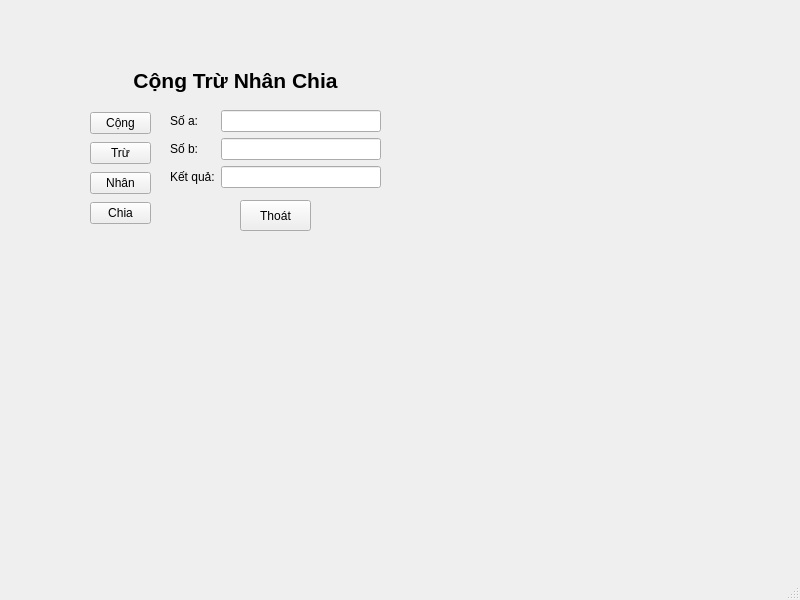
<?xml version="1.0" encoding="UTF-8"?>
<ui version="4.0">
 <class>MainWindow</class>
 <widget class="QMainWindow" name="MainWindow">
  <property name="geometry">
   <rect>
    <x>0</x>
    <y>0</y>
    <width>800</width>
    <height>600</height>
   </rect>
  </property>
  <property name="windowTitle">
   <string>MainWindow</string>
  </property>
  <widget class="QWidget" name="centralwidget">
   <widget class="QLabel" name="labelTitle">
    <property name="geometry">
     <rect>
      <x>100</x>
      <y>30</y>
      <width>271</width>
      <height>101</height>
     </rect>
    </property>
    <property name="font">
     <font>
      <pointsize>16</pointsize>
      <weight>75</weight>
      <bold>true</bold>
     </font>
    </property>
    <property name="text">
     <string>Cộng Trừ Nhân Chia</string>
    </property>
    <property name="alignment">
     <set>Qt::AlignCenter</set>
    </property>
   </widget>
   <widget class="QWidget" name="formLayoutWidget">
    <property name="geometry">
     <rect>
      <x>170</x>
      <y>110</y>
      <width>211</width>
      <height>81</height>
     </rect>
    </property>
    <layout class="QFormLayout" name="formLayout">
     <item row="0" column="0">
      <widget class="QLabel" name="sALabel">
       <property name="text">
        <string>Số a:</string>
       </property>
      </widget>
     </item>
     <item row="0" column="1">
      <widget class="QLineEdit" name="sALineEdit"/>
     </item>
     <item row="1" column="0">
      <widget class="QLabel" name="sBLabel">
       <property name="text">
        <string>Số b:</string>
       </property>
      </widget>
     </item>
     <item row="1" column="1">
      <widget class="QLineEdit" name="sBLineEdit"/>
     </item>
     <item row="2" column="0">
      <widget class="QLabel" name="kTQuLabel">
       <property name="text">
        <string>Kết quả:</string>
       </property>
      </widget>
     </item>
     <item row="2" column="1">
      <widget class="QLineEdit" name="kTQuLineEdit"/>
     </item>
    </layout>
   </widget>
   <widget class="QWidget" name="verticalLayoutWidget">
    <property name="geometry">
     <rect>
      <x>90</x>
      <y>110</y>
      <width>61</width>
      <height>120</height>
     </rect>
    </property>
    <layout class="QVBoxLayout" name="verticalLayout">
     <item>
      <widget class="QPushButton" name="pushButtonCong">
       <property name="text">
        <string>Cộng</string>
       </property>
      </widget>
     </item>
     <item>
      <widget class="QPushButton" name="pushButtonTru">
       <property name="text">
        <string>Trừ</string>
       </property>
      </widget>
     </item>
     <item>
      <widget class="QPushButton" name="pushButtonNhan">
       <property name="text">
        <string>Nhân</string>
       </property>
      </widget>
     </item>
     <item>
      <widget class="QPushButton" name="pushButtonChia">
       <property name="text">
        <string>Chia</string>
       </property>
      </widget>
     </item>
    </layout>
   </widget>
   <widget class="QPushButton" name="pushButtonThoat">
    <property name="geometry">
     <rect>
      <x>240</x>
      <y>200</y>
      <width>71</width>
      <height>31</height>
     </rect>
    </property>
    <property name="text">
     <string>Thoát</string>
    </property>
   </widget>
  </widget>
  <widget class="QMenuBar" name="menubar">
   <property name="geometry">
    <rect>
     <x>0</x>
     <y>0</y>
     <width>800</width>
     <height>25</height>
    </rect>
   </property>
  </widget>
  <widget class="QStatusBar" name="statusbar"/>
 </widget>
 <resources/>
 <connections/>
</ui>
